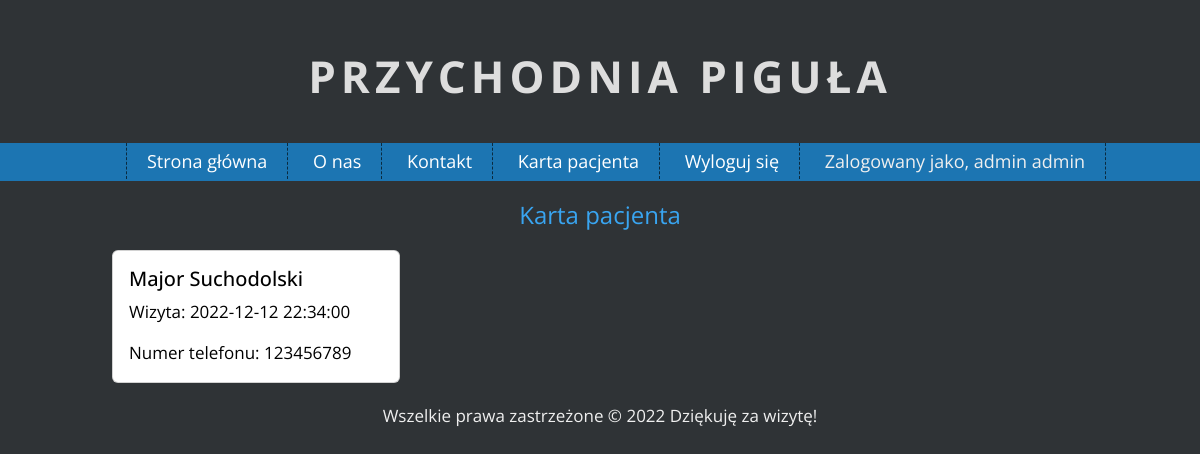
/patient-list (signed in), run on an earlier commit of the app's database.
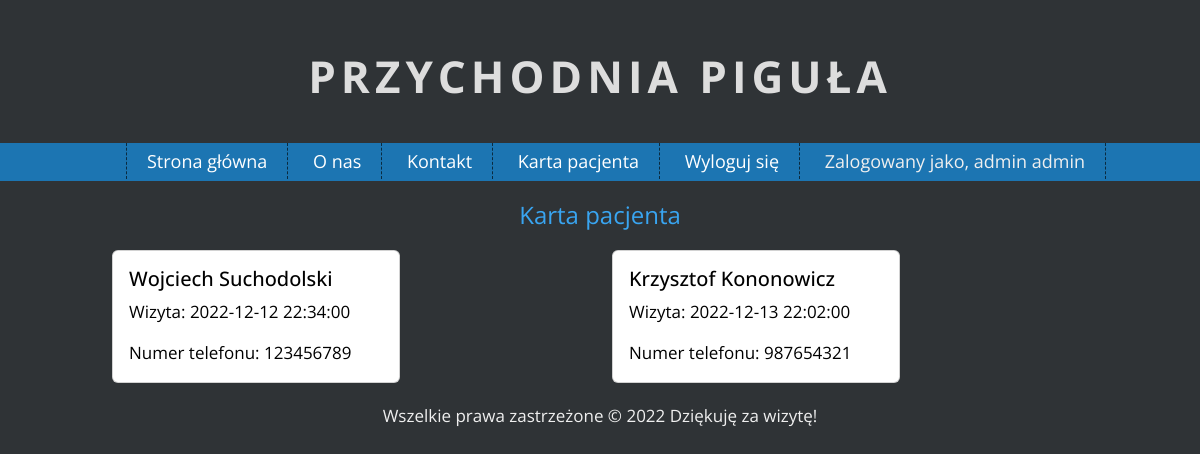
And on a later commit of the database.
### app/models.py (models this page shows, shortened)
class User(UserMixin, db.Model):
    id = db.Column(db.Integer, primary_key=True)
    name = db.Column(db.String(80), unique=False, nullable=False)
    surname = db.Column(db.String(80), unique=False, nullable=False)
    email = db.Column(db.String(120), unique=True, nullable=False)
    password = db.Column(db.String(80), unique=False, nullable=False)

class Patient(UserMixin, db.Model):
    id = db.Column(db.Integer, primary_key=True)
    name = db.Column(db.String(80), unique=False, nullable=False)
    surname = db.Column(db.String(80), unique=False, nullable=False)
    phone_number = db.Column(db.String(20), unique=False, nullable=False)
    sex = db.Column(db.Boolean, unique=False, nullable=False)
    visit = db.Column(db.DateTime, unique=False, nullable=False)

### app/views.py (the view)
@views.route('/patient-list', methods=['GET', 'POST'])
@login_required
def patientList():
    patient_list = Patient.query.all()
    return render_template('patient-list.html', patient_list=patient_list)

### loginmanager.py (called while the page is built)
@login_manager.user_loader
def load_user(user_id):
    return User.query.get(int(user_id))

### app/templates/patient-list.html
{% extends "index.html" %}
{% block content %}
    <div class="container my_gap">
        <h2 style="text-align: center">Karta pacjenta</h2>
    </div>
    <div class="container">
        <div class="row">
            {% for patient in patient_list %}
                <div class="col-sm-6">
                    <div class="card" style="width: 18rem;">
                        <div class="card-body">
                            <h5 class="card-title" style="color: black">{{ patient.name }} {{ patient.surname }}</h5>
                            <p class="card-text" style="color: black">
                                Wizyta: {{ patient.visit }}</p>
                            <p class="card-text" style="color: black">
                                Numer telefonu: {{ patient.phone_number }}</p>
                        </div>
                    </div>
                </div>
            {% endfor %}
        </div>
    </div>
{% endblock %}

### app/templates/index.html (shortened to what this page needs)
<!DOCTYPE html>
<html lang="pl">
<head>
    <link rel="stylesheet" href="https://cdn.jsdelivr.net/npm/bootstrap@5.2.2/dist/css/bootstrap.min.css"
>
    <link rel="stylesheet" href="{{ url_for('static', filename='css/main.css') }}">
    <link rel="stylesheet" href="{{ url_for('static', filename='css/fontello.css') }}">
</head>
<body>
<h1 class="logo">Przychodnia piguła </h1>
<nav id="topnav">
    <ul class="menu">
        <li><a href="{{ url_for('views.home') }}">Strona główna</a></li>
        <li><a href="#">O nas</a></li>
        <li><a href="#">Kontakt</a></li>
        {% if current_user.is_authenticated %}
            <li><a href="{{ url_for('views.patientList') }}">Karta pacjenta</a></li>
            <li><a href="{{ url_for('views.logout') }}">Wyloguj się</a></li>
            <li style="text-align: right">Zalogowany jako, {{ current_user.name }} {{ current_user.surname }}</li>
        {% endif %}
    </ul>
</nav>
<div id="content">
    {% block content %}
    {% endblock %}
</div>
<div class="info">
    Wszelkie prawa zastrzeżone &copy; 2022 Dziękuję za wizytę!
</div>
</body>
</html>

### app/static/css/main.css (style rules this page uses)
body { margin: 0; background-color: #2F3336; color: #efefef; font-family: 'Open Sans', sans-serif; font-size: 17px; }
h1.logo { font-size: 44px; font-weight: 700; color: #ddd; text-align: center; text-transform: uppercase; letter-spacing: 5px; margin-top: 50px; margin-bottom: 40px; }
#topnav { background-color: #1c75b2; text-align: center; }
.menu { list-style-type: none; margin: 0; padding: 10; font-size: 18px; min-height: 38px; line-height: 200%; }
.menu > li { display: inline-block; padding-left: 20px; padding-right: 20px; border-right: 1px dashed #0a2b40; }
.menu > li:first-child { border-left: 1px dashed #0a2b40; }
.menu a { color: #fff; text-decoration: none; }
h1 { font-size: 44px; font-weight: 400; color:#39a5f1; margin-bottom: 20px; }
h2 { font-size: 24px ; font-weight: 400; color: #39a5f1; }
.info { margin-left: auto; margin-right: auto; text-align: center; padding: 20px; }
.container { margin-left: auto; margin-right: auto; width: 1000px; }
.my_gap { margin-top: 20px; margin-bottom: 20px; }

What changed in the data, as far as the page shows it:
changed Patient "Suchodolski": name "Major" → "Wojciech"
added Patient: name "Krzysztof", surname "Kononowicz", visit "2022-12-13 22:02:00", phone_number "987654321"
